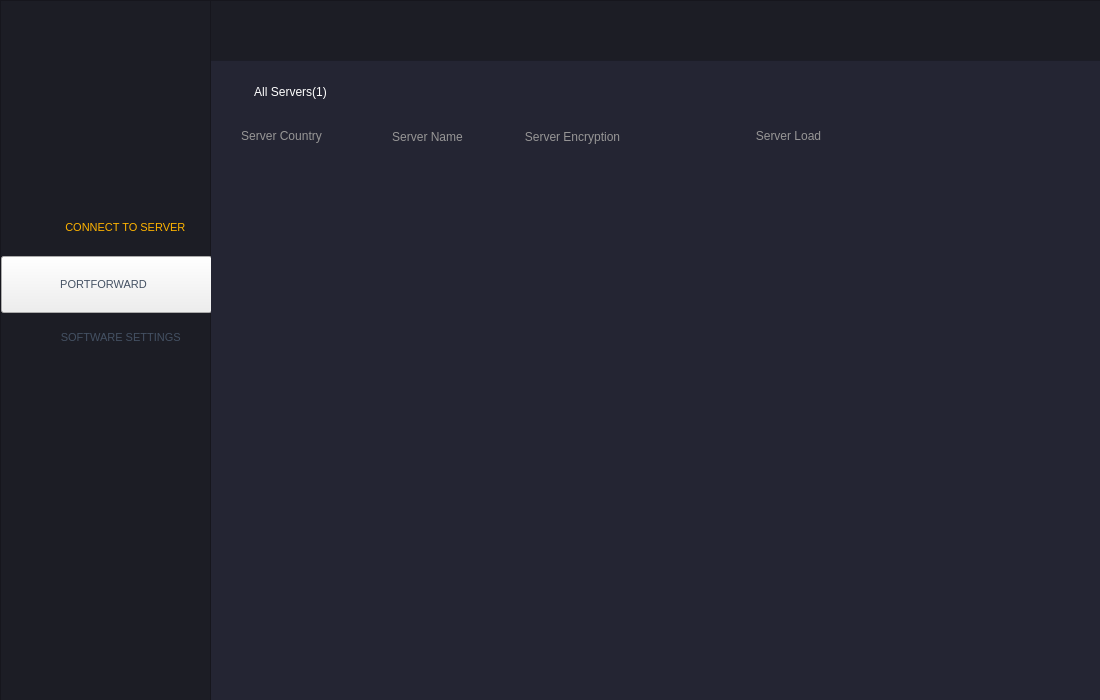
<?xml version="1.0" encoding="UTF-8"?>
<ui version="4.0">
 <class>ConnectPage</class>
 <widget class="QWidget" name="ConnectPage">
  <property name="geometry">
   <rect>
    <x>0</x>
    <y>0</y>
    <width>1100</width>
    <height>700</height>
   </rect>
  </property>
  <property name="windowTitle">
   <string>Form</string>
  </property>
  <widget class="QFrame" name="frame_3">
   <property name="geometry">
    <rect>
     <x>210</x>
     <y>0</y>
     <width>891</width>
     <height>61</height>
    </rect>
   </property>
   <property name="styleSheet">
    <string notr="true">QFrame
{
background-color:#1c1d25;
}</string>
   </property>
   <property name="frameShape">
    <enum>QFrame::StyledPanel</enum>
   </property>
   <property name="frameShadow">
    <enum>QFrame::Raised</enum>
   </property>
   <widget class="QLabel" name="welclabel">
    <property name="geometry">
     <rect>
      <x>650</x>
      <y>14</y>
      <width>181</width>
      <height>31</height>
     </rect>
    </property>
    <property name="font">
     <font>
      <pointsize>7</pointsize>
     </font>
    </property>
    <property name="styleSheet">
     <string notr="true">QLabel
{
color:#ffffff;
}</string>
    </property>
    <property name="text">
     <string>Connect to a server to stay anonymous</string>
    </property>
   </widget>
   <widget class="QPushButton" name="logout">
    <property name="geometry">
     <rect>
      <x>836</x>
      <y>7</y>
      <width>49</width>
      <height>47</height>
     </rect>
    </property>
    <property name="minimumSize">
     <size>
      <width>0</width>
      <height>0</height>
     </size>
    </property>
    <property name="cursor">
     <cursorShape>PointingHandCursor</cursorShape>
    </property>
    <property name="mouseTracking">
     <bool>false</bool>
    </property>
    <property name="styleSheet">
     <string notr="true">QPushButton
{
background-color:#1c1d25;
border:#1c1d25;
color:#949193;
image: url(:/resources/img/logout.PNG);
}
</string>
    </property>
    <property name="text">
     <string/>
    </property>
   </widget>
   <widget class="QLabel" name="distop">
    <property name="geometry">
     <rect>
      <x>612</x>
      <y>13</y>
      <width>31</width>
      <height>35</height>
     </rect>
    </property>
    <property name="styleSheet">
     <string notr="true">QLabel
{
image: url(:/resources/img/dis_top.PNG);
}</string>
    </property>
    <property name="text">
     <string/>
    </property>
   </widget>
   <widget class="QLabel" name="connected_label">
    <property name="geometry">
     <rect>
      <x>607</x>
      <y>9</y>
      <width>221</width>
      <height>41</height>
     </rect>
    </property>
    <property name="styleSheet">
     <string notr="true">QLabel
{
image: url(:/resources/img/connected.png);
}</string>
    </property>
    <property name="text">
     <string/>
    </property>
   </widget>
  </widget>
  <widget class="QFrame" name="frame">
   <property name="geometry">
    <rect>
     <x>210</x>
     <y>60</y>
     <width>891</width>
     <height>641</height>
    </rect>
   </property>
   <property name="styleSheet">
    <string notr="true">QFrame
{
background-color:#242533;
}</string>
   </property>
   <property name="frameShape">
    <enum>QFrame::StyledPanel</enum>
   </property>
   <property name="frameShadow">
    <enum>QFrame::Raised</enum>
   </property>
   <widget class="QWidget" name="verticalLayoutWidget">
    <property name="geometry">
     <rect>
      <x>-10</x>
      <y>110</y>
      <width>901</width>
      <height>541</height>
     </rect>
    </property>
    <layout class="QVBoxLayout" name="verticalLayout">
     <item>
      <widget class="QListWidget" name="listWidget">
       <property name="styleSheet">
        <string notr="true">QListWidget
{
background-color:#242533;
border:#242533;
}
QScrollBar:vertical {              
		background-color:#ffa800;
        width:8px;    
		border-bottom-right-radius:4px;
		border-bottom-left-radius: 4px;
}
QScrollBar::handle:vertical {
		background:transparent;
		border-bottom-right-radius: 4px;
		border-bottom-left-radius: 4px;
}
QScrollBar::sub-page:vertical {
    background: #2b2d3c;
}

QScrollBar::add-page:vertical {
    background:#2b2d3c;
}
QScrollBar::down-arrow:vertical{    
height:0px;
}
QScrollBar::up-arrow:vertical {
height:0px;
}
   

</string>
       </property>
      </widget>
     </item>
    </layout>
   </widget>
   <widget class="QPushButton" name="country_sort">
    <property name="geometry">
     <rect>
      <x>21</x>
      <y>64</y>
      <width>101</width>
      <height>23</height>
     </rect>
    </property>
    <property name="styleSheet">
     <string notr="true">QPushButton
{
background-color:#242533;
color:#979696;
border:#242533;
}</string>
    </property>
    <property name="text">
     <string>Server Country</string>
    </property>
   </widget>
   <widget class="QPushButton" name="name">
    <property name="geometry">
     <rect>
      <x>167</x>
      <y>65</y>
      <width>101</width>
      <height>23</height>
     </rect>
    </property>
    <property name="styleSheet">
     <string notr="true">QPushButton
{
background-color:#242533;
color:#979696;
border:#242533;
}</string>
    </property>
    <property name="text">
     <string>Server Name</string>
    </property>
   </widget>
   <widget class="QPushButton" name="encryption">
    <property name="geometry">
     <rect>
      <x>312</x>
      <y>65</y>
      <width>101</width>
      <height>23</height>
     </rect>
    </property>
    <property name="styleSheet">
     <string notr="true">QPushButton
{
background-color:#242533;
color:#979696;
border:#242533;
}</string>
    </property>
    <property name="text">
     <string>Server Encryption</string>
    </property>
   </widget>
   <widget class="QPushButton" name="load">
    <property name="geometry">
     <rect>
      <x>528</x>
      <y>64</y>
      <width>101</width>
      <height>23</height>
     </rect>
    </property>
    <property name="styleSheet">
     <string notr="true">QPushButton
{
background-color:#242533;
color:#979696;
border:#242533;
}</string>
    </property>
    <property name="text">
     <string>Server Load</string>
    </property>
   </widget>
   <widget class="QPushButton" name="all">
    <property name="geometry">
     <rect>
      <x>30</x>
      <y>20</y>
      <width>101</width>
      <height>23</height>
     </rect>
    </property>
    <property name="font">
     <font>
      <pointsize>9</pointsize>
     </font>
    </property>
    <property name="styleSheet">
     <string notr="true">QPushButton
{
background-color:#242533;
color:#ffffff;
border:#242533;
}</string>
    </property>
    <property name="text">
     <string>All Servers(1)</string>
    </property>
   </widget>
  </widget>
  <widget class="QFrame" name="frame_2">
   <property name="geometry">
    <rect>
     <x>0</x>
     <y>0</y>
     <width>211</width>
     <height>701</height>
    </rect>
   </property>
   <property name="styleSheet">
    <string notr="true">QFrame
{
background-color:#1c1d25;
}</string>
   </property>
   <property name="frameShape">
    <enum>QFrame::StyledPanel</enum>
   </property>
   <property name="frameShadow">
    <enum>QFrame::Raised</enum>
   </property>
   <widget class="QLabel" name="Logolabel">
    <property name="geometry">
     <rect>
      <x>36</x>
      <y>20</y>
      <width>131</width>
      <height>121</height>
     </rect>
    </property>
    <property name="styleSheet">
     <string notr="true">QLabel
{
image: url(:/resources/img/logo1.png);
}</string>
    </property>
    <property name="text">
     <string/>
    </property>
   </widget>
   <widget class="QLabel" name="connlabel">
    <property name="geometry">
     <rect>
      <x>8</x>
      <y>215</y>
      <width>41</width>
      <height>29</height>
     </rect>
    </property>
    <property name="styleSheet">
     <string notr="true">QLabel
{
image: url(:/resources/img/conn2.PNG);
}</string>
    </property>
    <property name="text">
     <string/>
    </property>
   </widget>
   <widget class="QLabel" name="portlabel">
    <property name="geometry">
     <rect>
      <x>9</x>
      <y>270</y>
      <width>41</width>
      <height>29</height>
     </rect>
    </property>
    <property name="styleSheet">
     <string notr="true">QLabel
{
image: url(:/resources/img/port1.PNG);
}</string>
    </property>
    <property name="text">
     <string/>
    </property>
   </widget>
   <widget class="QLabel" name="dashlabel">
    <property name="geometry">
     <rect>
      <x>14</x>
      <y>327</y>
      <width>30</width>
      <height>25</height>
     </rect>
    </property>
    <property name="styleSheet">
     <string notr="true">QLabel
{
image: url(:/resources/img/software3.PNG);
}</string>
    </property>
    <property name="text">
     <string/>
    </property>
   </widget>
   <widget class="QPushButton" name="pushButton_2">
    <property name="geometry">
     <rect>
      <x>0</x>
      <y>199</y>
      <width>211</width>
      <height>57</height>
     </rect>
    </property>
    <property name="font">
     <font>
      <pointsize>8</pointsize>
     </font>
    </property>
    <property name="cursor">
     <cursorShape>PointingHandCursor</cursorShape>
    </property>
    <property name="styleSheet">
     <string notr="true">QPushButton
{
color:#ffb400;
border:0px solid #000000;
}
</string>
    </property>
    <property name="text">
     <string>             CONNECT TO SERVER</string>
    </property>
   </widget>
   <widget class="QPushButton" name="ToPort">
    <property name="geometry">
     <rect>
      <x>1</x>
      <y>256</y>
      <width>211</width>
      <height>57</height>
     </rect>
    </property>
    <property name="font">
     <font>
      <pointsize>8</pointsize>
     </font>
    </property>
    <property name="cursor">
     <cursorShape>PointingHandCursor</cursorShape>
    </property>
    <property name="styleSheet">
     <string notr="true">QPushButton
{
color:#445163;
border:0.1em solid #171920;
}</string>
    </property>
    <property name="text">
     <string>PORTFORWARD  </string>
    </property>
   </widget>
   <widget class="QPushButton" name="pushButton_4">
    <property name="geometry">
     <rect>
      <x>0</x>
      <y>309</y>
      <width>211</width>
      <height>57</height>
     </rect>
    </property>
    <property name="font">
     <font>
      <pointsize>8</pointsize>
     </font>
    </property>
    <property name="cursor">
     <cursorShape>PointingHandCursor</cursorShape>
    </property>
    <property name="styleSheet">
     <string notr="true">QPushButton
{
color:#445163;
border:0px solid #000000;
}</string>
    </property>
    <property name="text">
     <string>          SOFTWARE SETTINGS</string>
    </property>
   </widget>
  </widget>
 </widget>
 <resources/>
 <connections/>
</ui>
